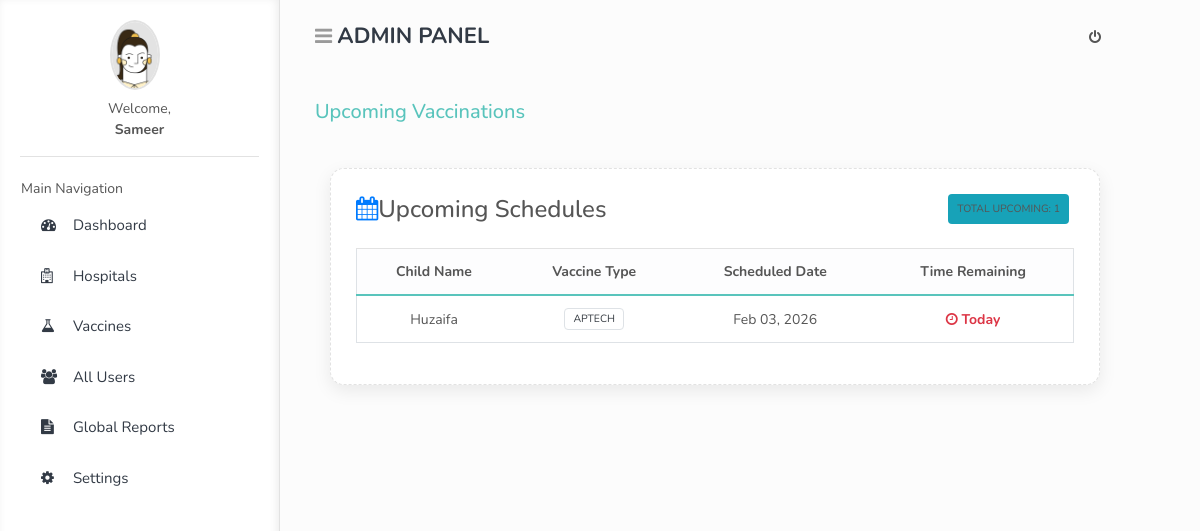
Before: /mainadmin/vaccination_dates.php (signed in) with the older database file.
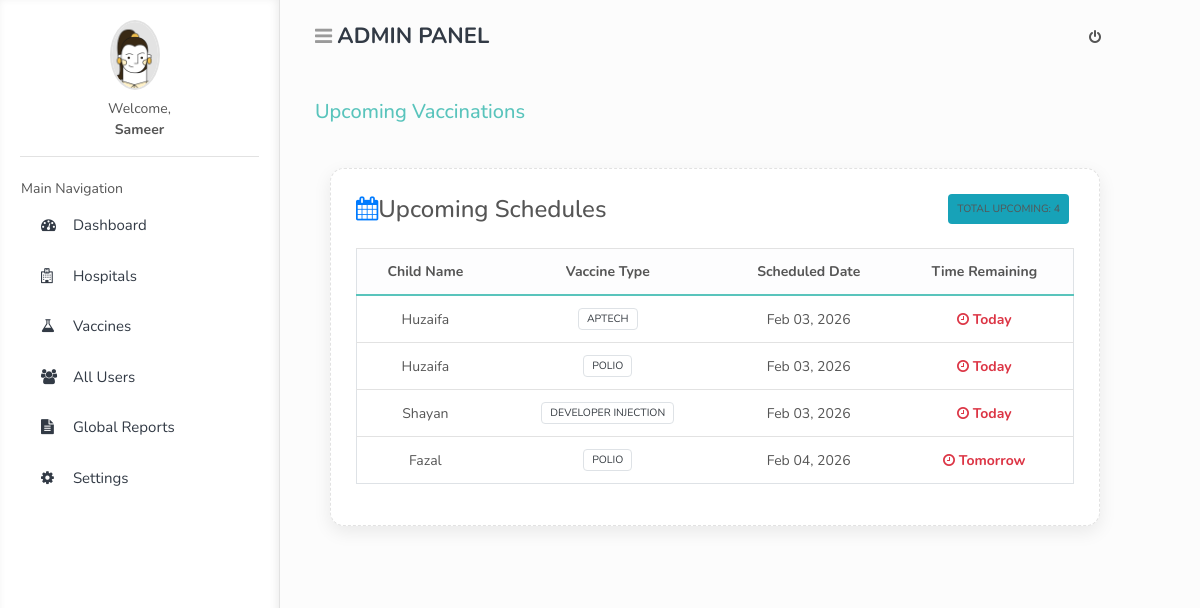
After: the same page with the newer database file.
### tables this page shows
CREATE TABLE `bookings` (
  `id` int(11) NOT NULL,
  `child_id` int(11) DEFAULT NULL,
  `hospital_id` int(11) DEFAULT NULL,
  `vaccine_name` varchar(100) DEFAULT NULL,
  `booking_date` date DEFAULT NULL,
  `status` varchar(30) DEFAULT NULL,
  `created_at` timestamp NOT NULL DEFAULT current_timestamp()
);

CREATE TABLE `children` (
  `child_id` int(11) NOT NULL,
  `parent_id` int(11) NOT NULL,
  `child_name` varchar(100) NOT NULL,
  `birth_date` date NOT NULL,
  `vaccination_status` varchar(50) DEFAULT 'Pending'
);

### mainadmin/vaccination_dates.php (the view, shortened to what this page needs)
<?php
include '../base/header.php';
include '../includes/db.php';
$query = "
    SELECT
        c.child_name,
        b.vaccine_name,
        b.booking_date,
        DATEDIFF(b.booking_date, CURDATE()) as days_remaining
    FROM bookings b
    JOIN children c ON c.child_id = b.child_id
    WHERE b.booking_date >= CURDATE()
    AND (b.status IS NULL OR b.status NOT IN ('Completed', 'Vaccinated', 'Done'))
    ORDER BY b.booking_date ASC";
$result = mysqli_query($conn, $query);
?>
<div class="container py-4">
    <div class="card date-card">
        <div class="d-flex justify-content-between align-items-center mb-4">
            <h4 class="m-0"><i class="fa fa-calendar text-primary me-2"></i>Upcoming Schedules</h4>
            <span class="badge bg-info p-2">Total Upcoming: <?= mysqli_num_rows($result); ?></span>
        </div>
        <div class="table-responsive">
            <table class="table table-hover border align-middle text-center">
                <thead class="table-light">
                    <tr>
                        <th>Child Name</th>
                        <th>Vaccine Type</th>
                        <th>Scheduled Date</th>
                        <th>Time Remaining</th>
                    </tr>
                </thead>
                <tbody>
                    <?php if (mysqli_num_rows($result) > 0): ?>
                        <?php while ($r = mysqli_fetch_assoc($result)):
                            $days = $r['days_remaining'];
                            $timeLabel = ($days == 0) ? "Today" : (($days == 1) ? "Tomorrow" : $days . " days left");
                            $labelClass = ($days <= 2) ? "status-urgent" : "status-upcoming";
                        ?>
                            <tr>
                                <td class="fw-bold"><?= htmlspecialchars($r['child_name']) ?></td>
                                <td><span class="badge btn-outline-secondary text-dark border"><?= htmlspecialchars($r['vaccine_name']) ?></span></td>
                                <td><?= date('M d, Y', strtotime($r['booking_date'])) ?></td>
                                <td class="<?= $labelClass ?>">
                                    <i class="fa fa-clock-o me-1"></i> <?= $timeLabel ?>
                                </td>
                            </tr>
                        <?php endwhile; ?>
                    <?php endif; ?>
                </tbody>
            </table>
        </div>
    </div>
</div>
<?php include '../base/footer.php'; ?>

Changed rows visible on the page:
added bookings: child.child_name "Huzaifa", vaccine_name "POLIO", booking_date "Feb 03, 2026", timeLabel "Today"
added bookings: child.child_name "Shayan", vaccine_name "DEVELOPER INJECTION", booking_date "Feb 03, 2026", timeLabel "Today"
added bookings: child.child_name "Fazal", vaccine_name "POLIO", booking_date "Feb 04, 2026", timeLabel "Tomorrow"
Other visible differences:
mysqli_num_rows($result): "1" → "4"
